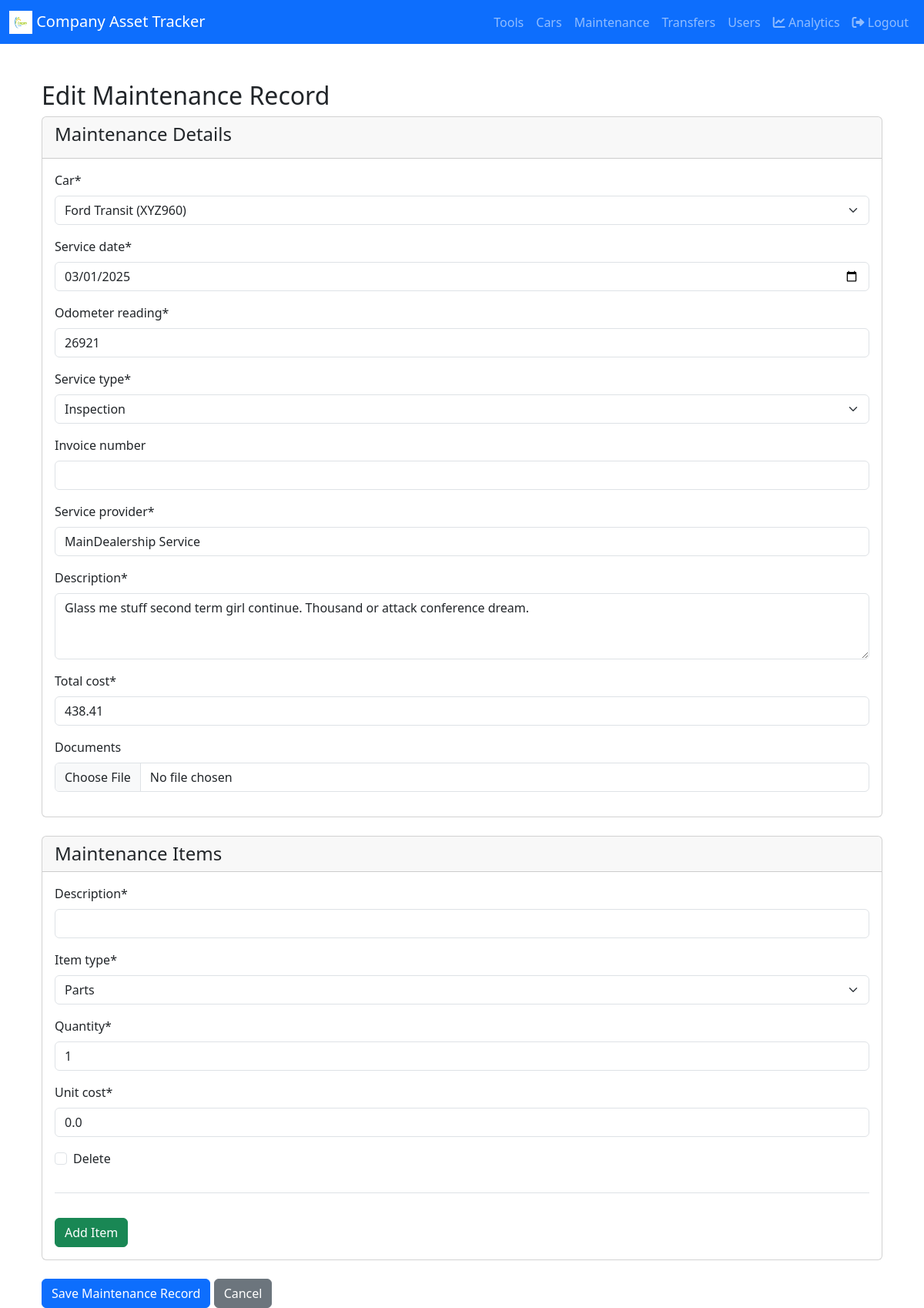
/maintenance/4/edit/ (signed in), run on the app's committed database.
### tracking/models.py (models this page shows, shortened)
class Maintenance(models.Model):
    car = models.ForeignKey(Car, on_delete=models.CASCADE, related_name='maintenance_records')
    service_date = models.DateField(default=timezone.now)
    odometer_reading = models.PositiveIntegerField(default=0)
    service_type = models.CharField(
        max_length=50,
        choices=[
            ('regular', 'Regular Service'),
            ('repair', 'Repair'),
            ('inspection', 'Inspection'),
            ('accident', 'Accident Repair'),
            ('other', 'Other')
        ],
        default='regular'
    )
    invoice_number = models.CharField(max_length=100, blank=True, default='')
    service_provider = models.CharField(max_length=200, default='Unknown Provider')
    description = models.TextField(default='')
    total_cost = models.DecimalField(max_digits=10, decimal_places=2, default=0.00)
    documents = models.FileField(upload_to='maintenance_docs/', null=True, blank=True)

### tracking/views.py (the view, shortened to what this page needs)
# urls.py: path('maintenance/<int:pk>/edit/', MaintenanceRecordUpdateView.as_view(), name='maintenance_edit'),
class MaintenanceRecordUpdateView(LoginRequiredMixin, UpdateView):
    model = Maintenance
    form_class = MaintenanceForm
    template_name = 'tracking/maintenance_form.html'
    success_url = reverse_lazy('maintenance_list')
    def get_queryset(self):
        user = self.request.user
        if user.profile.access_level.lower() == 'admin':
            return super().get_queryset()
        return super().get_queryset().filter(car__state=user.profile.state)
    def get_context_data(self, **kwargs):
        context = super().get_context_data(**kwargs)
        if self.request.POST:
            context['item_formset'] = MaintenanceItemFormSet(self.request.POST, instance=self.object)
        else:
            context['item_formset'] = MaintenanceItemFormSet(instance=self.object)
        return context
    def get_form(self, form_class=None):
        form = super().get_form(form_class)
        user = self.request.user
        if user.profile.access_level.lower() == 'admin':
            form.fields['car'].queryset = Car.objects.all()
        else:
            form.fields['car'].queryset = Car.objects.filter(state=user.profile.state)
        return form

### tracking/forms.py
class MaintenanceForm(forms.ModelForm):
    class Meta:
        model = Maintenance
        fields = [
            'car', 'service_date', 'odometer_reading', 'service_type',
            'invoice_number', 'service_provider', 'description',
            'total_cost', 'documents'
        ]
        widgets = {
            'service_date': DateInput(attrs={'type': 'date', 'class': 'form-control'}),
            'description': forms.Textarea(attrs={'class': 'form-control', 'rows': 3}),
            'documents': forms.FileInput(attrs={'class': 'form-control'})
        }
    def __init__(self, *args, **kwargs):
        super(MaintenanceForm, self).__init__(*args, **kwargs)
        self.helper = FormHelper()
        self.helper.add_input(Submit('submit', 'Save Maintenance Record'))

### tracking/models.py (called while the page is built)
    def __str__(self):
        return f"{self.make} {self.model} ({self.rego})"

### templates/tracking/maintenance_form.html (shortened to what this page needs)
{% extends 'tracking/base.html' %}
{% load crispy_forms_tags %}
{% block content %}
<div class="container mt-5">
    <h2>{% if form.instance.pk %}Edit{% else %}Add{% endif %} Maintenance Record</h2>
    <form method="post" enctype="multipart/form-data">
        <div class="card mb-4">
            <div class="card-header">
                <h4>Maintenance Details</h4>
            </div>
            <div class="card-body">
                {{ form|crispy }}
            </div>
        </div>
        <div class="card">
            <div class="card-header d-flex justify-content-between align-items-center">
                <h4 class="mb-0">Maintenance Items</h4>
            </div>
            <div class="card-body">
                <div id="items">
                    {% for form in item_formset %}
                    <div class="form-row border-bottom pb-3 mb-3">
                        {{ form|crispy }}
                    </div>
                    {% endfor %}
                </div>
                <button type="button" class="btn btn-success mt-3" id="add-item">Add Item</button>
            </div>
        </div>
        <div class="mt-4">
            <button type="submit" class="btn btn-primary">Save Maintenance Record</button>
            <a href="{% url 'maintenance_list' %}" class="btn btn-secondary">Cancel</a>
        </div>
    </form>
</div>
{% endblock %}

### data on the page
Maintenance: car "Ford Transit (XYZ960)", service_date "03/01/2025", odometer_reading "26921", service_type "Inspection", service_provider "MainDealership Service", description "Glass me stuff second term girl continue. Thousand or attack conference dream.", total_cost "438.41"
